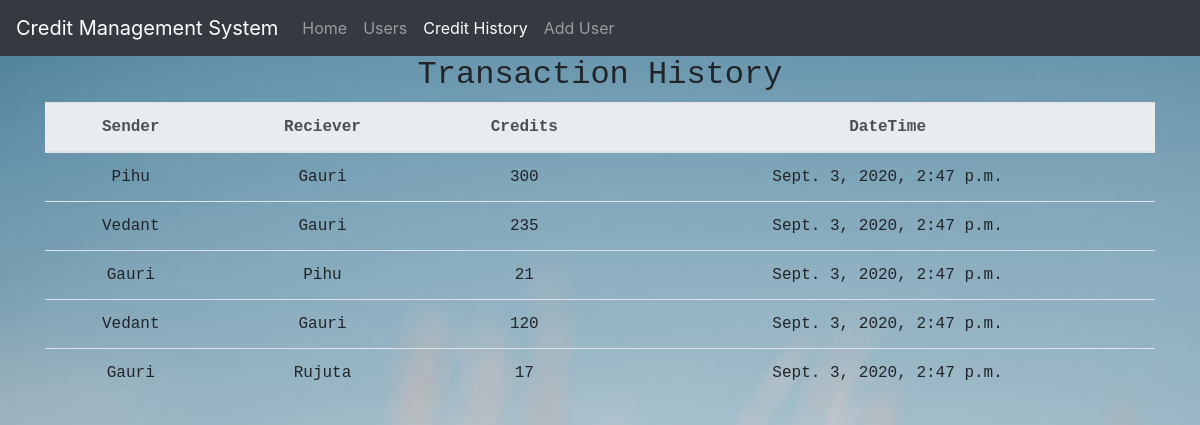
The app's page /credithistory with its own data.
### creditapp/models.py (models this page shows, shortened)
class TransferHistory(models.Model):
	sender	= models.ForeignKey(User,related_name='send_credits',on_delete=models.CASCADE)
	reciever= models.ForeignKey(User,on_delete=models.CASCADE)
	amount	= models.PositiveIntegerField()
	date    = models.DateTimeField(default=datetime.now(), blank=True)

class User(models.Model):
	username 	= models.CharField(max_length=50)
	email		= models.EmailField()
	credits 	= models.IntegerField()
	def __str__(self):
		return self.username

### creditapp/views.py (the view)
# urls.py: path('credithistory',credithistoryView,name='history_url'),
def credithistoryView(request):
	data =TransferHistory.objects.all().order_by('-date')
	return render(request,'credithistory.html',{'data':data})

### creditapp/templates/credithistory.html (shortened to what this page needs)
{% load static %}
<!DOCTYPE html>
<html>
<head>
	<link rel="stylesheet" type="text/css" href="{% static 'css/credithistory.css' %}">
	<link rel="stylesheet" href="https://stackpath.bootstrapcdn.com/bootstrap/4.5.2/css/bootstrap.min.css">
</head>
<body>
	<nav class="navbar navbar-expand-lg navbar-dark bg-dark">
		<a class="navbar-brand" href=".">Credit Management System</a>
		<div class="collapse navbar-collapse" id="navbarSupportedContent">
			<ul class="navbar-nav mr-auto">
				<li class="nav-item ">
					<a class="nav-link" href=".">Home <span class="sr-only">(current)</span></a>
				</li>
				<li class="nav-item">
					<a class="nav-link" href="{% url 'users_list' %}">Users</a>
				</li>
				<li class="nav-item active">
					<a class="nav-link" href="{% url 'history_url' %}">Credit History</a>
				</li>
				<li class="nav-item">
					<a class="nav-link" href="{% url 'add_user' %}">Add User</a>
				</li>
			</ul>
		</div>
	</nav>
		<div class="container ">
			<div class="credit">
				<h2>Transaction History</h2>
				<table class="table">
					<thead class="thead-light">
						<tr>
							<th>Sender</th>
							<th>Reciever</th>
							<th>Credits</th>
							<th>DateTime</th>
						</tr>
					</thead>
					{% for user in data %}
						<tr>
							<td>{{ user.sender }}</td>
							<td>{{ user.reciever }}</td>
							<td>{{ user.amount }}</td>
							<td>{{ user.date }}</td>
						</tr>
					{% endfor %}
				</table>
			</div>
		</div>
</body>
</html>

### creditapp/static/css/credithistory.css (style rules this page uses)
body { background: url('/static/images/home.jpg'); background-size: cover; background-repeat: no-repeat; background-attachment: fixed; }
.credit { margin: auto; font-family: monospace; text-align: center; }

### records on screen
TransferHistory: sender "Pihu", reciever "Gauri", amount "300", date "Sept. 3, 2020, 2:47 p.m."
TransferHistory: sender "Vedant", reciever "Gauri", amount "235", date "Sept. 3, 2020, 2:47 p.m."
TransferHistory: sender "Gauri", reciever "Pihu", amount "21", date "Sept. 3, 2020, 2:47 p.m."
TransferHistory: sender "Vedant", reciever "Gauri", amount "120", date "Sept. 3, 2020, 2:47 p.m."
TransferHistory: sender "Gauri", reciever "Rujuta", amount "17", date "Sept. 3, 2020, 2:47 p.m."
